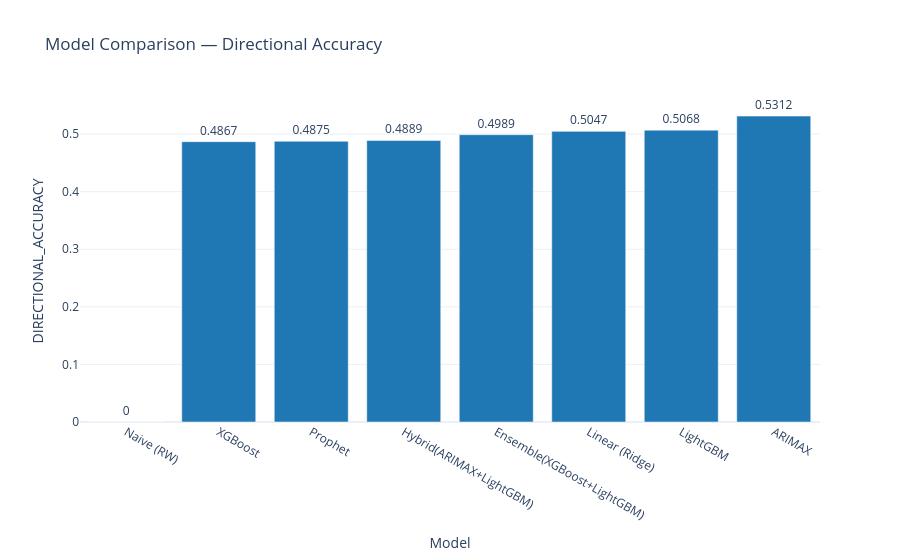

Write notebook code for a chart like this one.
### Code cell
fig_cmp_da = plot_model_comparison(summary, metric='directional_accuracy',
                                    title='Model Comparison — Directional Accuracy')
fig_cmp_da.show()

### Figure 1 — Plotly figure (JSON) as saved in the notebook; plotly's stock layout.template omitted (floating-point values rounded to 4 significant figures)
{"data": [{"marker": {"color": ["#b87333", "#1f77b4", "#1f77b4", "#1f77b4", "#1f77b4", "#1f77b4", "#1f77b4", "#1f77b4"]}, "text": [0.0, 0.4867, 0.4875, 0.4889, 0.4989, 0.5047, 0.5068, 0.5312], "textposition": "outside", "type": "bar", "x": ["Naive (RW)", "XGBoost", "Prophet", "Hybrid(ARIMAX+LightGBM)", "Ensemble(XGBoost+LightGBM)", "Linear (Ridge)", "LightGBM", "ARIMAX"], "y": [0.0, 0.4867, 0.4875, 0.4889, 0.4989, 0.5047, 0.5068, 0.5312]}], "layout": {"title": {"text": "Model Comparison — Directional Accuracy"}, "xaxis": {"title": {"text": "Model"}}, "yaxis": {"title": {"text": "DIRECTIONAL_ACCURACY"}}}}
